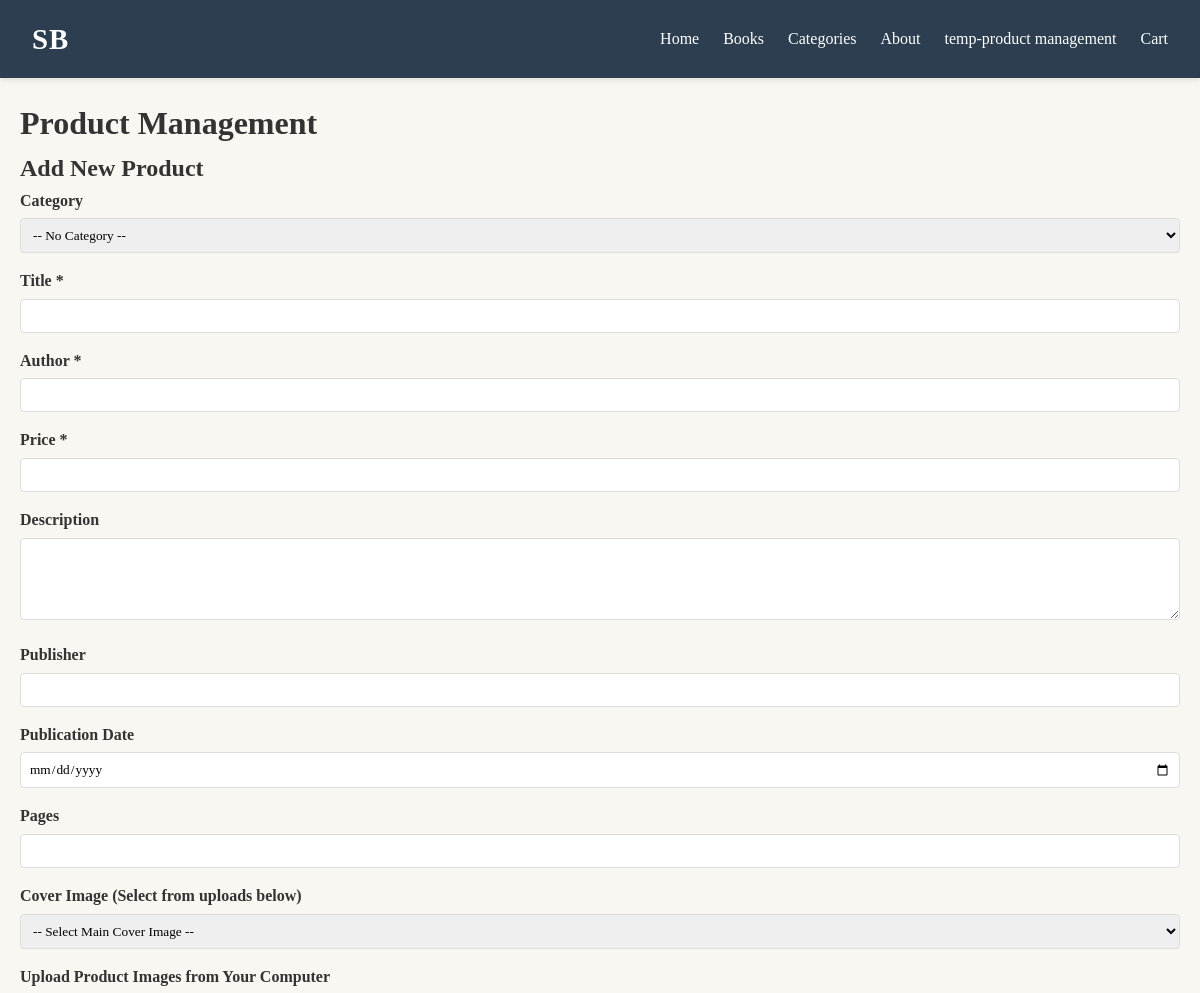
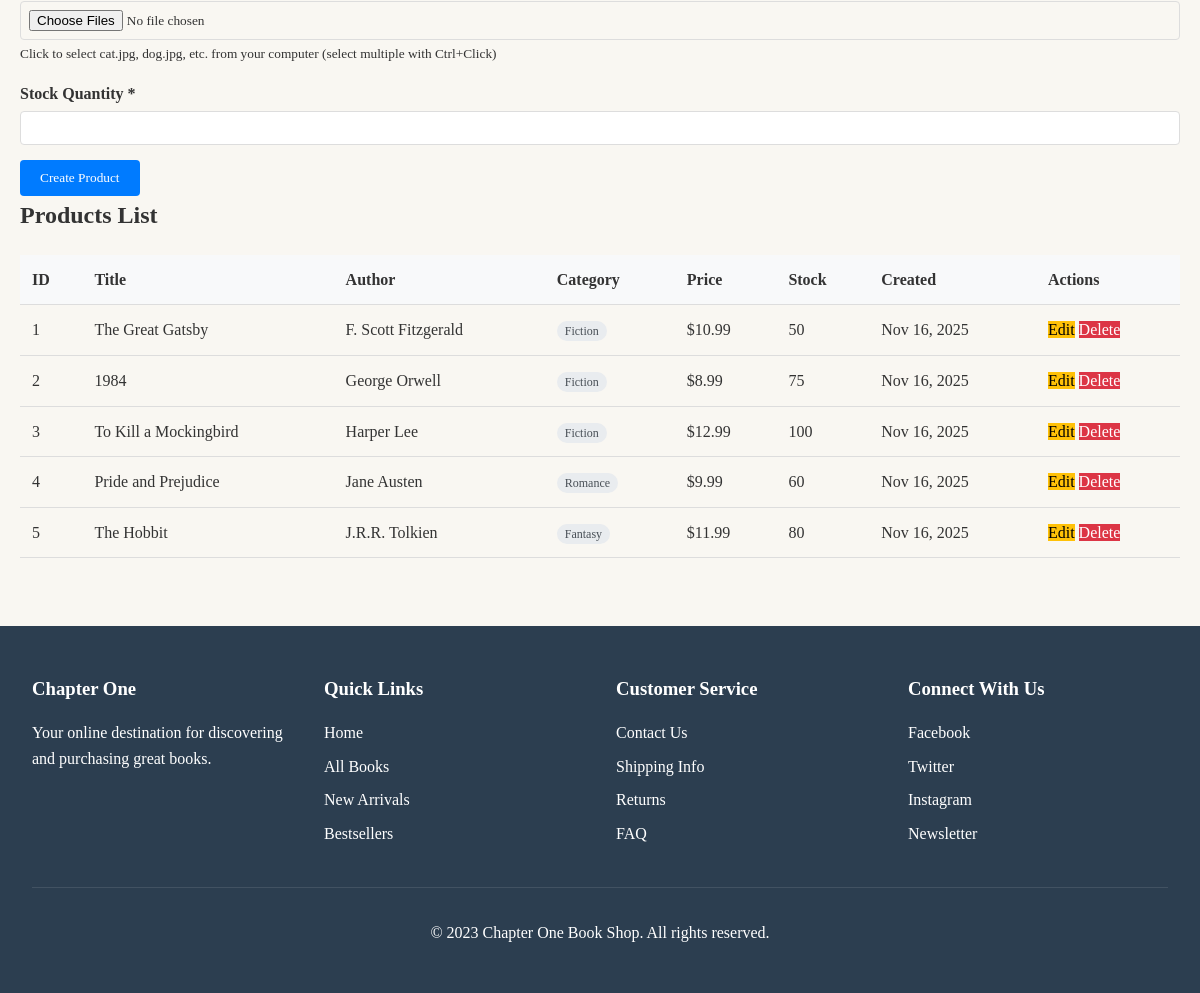
/page/adminProduct.php, run on the app's committed database (2 pictures, top to bottom).
### tables this page shows
CREATE TABLE products (
    id INT AUTO_INCREMENT PRIMARY KEY,
    category_id INT NULL,
    title VARCHAR(255) NOT NULL,
    author VARCHAR(255) NOT NULL,
    price DECIMAL(10, 2) NOT NULL,
    description TEXT,
    publisher VARCHAR(255),
    publication_date DATE,
    pages INT,
    cover_image VARCHAR(255),
    stock_quantity INT DEFAULT 0,
    created_at TIMESTAMP DEFAULT CURRENT_TIMESTAMP,
    updated_at TIMESTAMP DEFAULT CURRENT_TIMESTAMP ON UPDATE CURRENT_TIMESTAMP,
    FOREIGN KEY (category_id) REFERENCES categories(id) ON DELETE SET NULL
);

CREATE TABLE categories (
    id INT AUTO_INCREMENT PRIMARY KEY,
    name VARCHAR(255) NOT NULL UNIQUE,
    description TEXT,
    sort_order INT DEFAULT 0,
    created_at TIMESTAMP DEFAULT CURRENT_TIMESTAMP,
    updated_at TIMESTAMP DEFAULT CURRENT_TIMESTAMP ON UPDATE CURRENT_TIMESTAMP
);

### page/adminProduct.php (the view, shortened to what this page needs)
<?php
include '../sb_head.php';
$host = 'localhost';
$dbname = 'sbonline';
$username = 'root';
$password = '';
$product = [
    'id' => '',
    'category_id' => '',
    'title' => '',
    'author' => '',
    'price' => '',
    'description' => '',
    'publisher' => '',
    'publication_date' => '',
    'pages' => '',
    'cover_image' => '',
    'stock_quantity' => ''
];
try {
    $pdo = new PDO("mysql:host=$host;dbname=$dbname;charset=utf8", $username, $password);
    $pdo->setAttribute(PDO::ATTR_ERRMODE, PDO::ERRMODE_EXCEPTION);
    $sql = "SELECT p.*, c.name as category_name
            FROM products p
            LEFT JOIN categories c ON p.category_id = c.id
            ORDER BY p.created_at DESC";
    $stmt = $pdo->prepare($sql);
    $stmt->execute();
    $products = $stmt->fetchAll(PDO::FETCH_ASSOC);
} catch (PDOException $e) {
    $error = "Database error: " . $e->getMessage();
}
?>
<!DOCTYPE html>
<html lang="en">
<head>
</head>
<body>
    <div class="container">
        <h1>Product Management</h1>
        <div class="form-section">
            <h2><?php echo empty($product['id']) ? 'Add New Product' : 'Edit Product'; ?></h2>
            <form method="POST" action="adminProduct.php" enctype="multipart/form-data">
                <div class="form-group">
                    <label for="category_id">Category</label>
                    <select id="category_id" name="category_id">
                        <option value="">-- No Category --</option>
                    </select>
                </div>
                <div class="form-group">
                    <label for="title">Title *</label>
                    <input type="text" id="title" name="title" required
                           value="<?php echo htmlspecialchars($product['title']); ?>">
                </div>
                <div class="form-group">
                    <label for="author">Author *</label>
                    <input type="text" id="author" name="author" required
                           value="<?php echo htmlspecialchars($product['author']); ?>">
                </div>
                <div class="form-group">
                    <label for="price">Price *</label>
                    <input type="number" id="price" name="price" step="0.01" min="0" required
                           value="<?php echo htmlspecialchars($product['price']); ?>">
                </div>
                <div class="form-group">
                    <label for="description">Description</label>
                    <textarea id="description" name="description" rows="4"><?php echo htmlspecialchars($product['description']); ?></textarea>
                </div>
                <div class="form-group">
                    <label for="publisher">Publisher</label>
                    <input type="text" id="publisher" name="publisher"
                           value="<?php echo htmlspecialchars($product['publisher']); ?>">
                </div>
                <div class="form-group">
                    <label for="publication_date">Publication Date</label>
                    <input type="date" id="publication_date" name="publication_date"
                           value="<?php echo htmlspecialchars($product['publication_date']); ?>">
                </div>
                <div class="form-group">
                    <label for="pages">Pages</label>
                    <input type="number" id="pages" name="pages" min="1"
                           value="<?php echo htmlspecialchars($product['pages']); ?>">
                </div>
                <div class="form-group">
                    <label for="cover_image">Cover Image (Select from uploads below)</label>
                    <select id="cover_image" name="cover_image">
                        <option value="">-- Select Main Cover Image --</option>
                    </select>
                </div>
                <div class="form-group">
                    <label for="product_images">Upload Product Images from Your Computer</label>
                    <input type="file" id="product_images" name="product_images[]"
                           multiple accept="image/jpeg, image/png, image/gif, image/webp">
                    <small>Click to select cat.jpg, dog.jpg, etc. from your computer (select multiple with Ctrl+Click)</small>
                </div>
                <div class="form-group">
                    <label for="stock_quantity">Stock Quantity *</label>
                    <input type="number" id="stock_quantity" name="stock_quantity" min="0" required
                           value="<?php echo htmlspecialchars($product['stock_quantity']); ?>">
                </div>
                <button type="submit" class="btn-primary">
                    <?php echo empty($product['id']) ? 'Create Product' : 'Update Product'; ?>
                </button>
            </form>
        </div>
        <div class="list-section">
            <h2>Products List</h2>
            <?php if (empty($products)): ?>
                <p>No products found.</p>
            <?php else: ?>
                <table class="table">
                    <thead>
                        <tr>
                            <th>ID</th>
                            <th>Title</th>
                            <th>Author</th>
                            <th>Category</th>
                            <th>Price</th>
                            <th>Stock</th>
                            <th>Created</th>
                            <th>Actions</th>
                        </tr>
                    </thead>
                    <tbody>
                        <?php foreach ($products as $p): ?>
                            <tr>
                                <td><?php echo htmlspecialchars($p['id']); ?></td>
                                <td><?php echo htmlspecialchars($p['title']); ?></td>
                                <td><?php echo htmlspecialchars($p['author']); ?></td>
                                <td>
                                    <?php if ($p['category_name']): ?>
                                        <span class="category-badge"><?php echo htmlspecialchars($p['category_name']); ?></span>
                                    <?php else: ?>
                                        <span style="color: #6c757d;">No Category</span>
                                    <?php endif; ?>
                                </td>
                                <td>$<?php echo number_format($p['price'], 2); ?></td>
                                <td><?php echo htmlspecialchars($p['stock_quantity']); ?></td>
                                <td><?php echo date('M j, Y', strtotime($p['created_at'])); ?></td>
                                <td class="actions">
                                    <a href="adminProduct.php?action=edit&id=<?php echo $p['id']; ?>"
                                       class="btn-warning">Edit</a>
                                    <a href="adminProduct.php?action=delete&id=<?php echo $p['id']; ?>"
                                       class="btn-danger"
                                       onclick="return confirm('Are you sure you want to delete this product?')">Delete</a>
                                </td>
                            </tr>
                        <?php endforeach; ?>
                    </tbody>
                </table>
            <?php endif; ?>
        </div>
    </div>
</body>
</html>
<?php
include '../sb_foot.php';

### sb_head.php (shortened to what this page needs)
<!DOCTYPE html>
<html lang="en">
<head>
    <link rel="stylesheet" href="/css/sb_style.css">
</head>
<body>
    <header>
        <div class="logo">SB</div>
        <nav>
            <ul>
                <li><a href="/index.php">Home</a></li>
                <li><a href="/page/product.php">Books</a></li>
                <li><a href="/page/category.php">Categories</a></li>
                <li><a href="/page/about.php">About</a></li>
                <li><a href="/page/adminProduct.php">temp-product management</a></li>
                <li><a href="/page/cart_view.php">Cart</a></li>
            </ul>
        </nav>
    </header>

### sb_foot.php
  <footer>
        <div class="footer-content">
            <div class="footer-section">
                <h3>Chapter One</h3>
                <p>Your online destination for discovering and purchasing great books.</p>
            </div>
            <div class="footer-section">
                <h3>Quick Links</h3>
                <ul>
                    <li><a href="#">Home</a></li>
                    <li><a href="#">All Books</a></li>
                    <li><a href="#">New Arrivals</a></li>
                    <li><a href="#">Bestsellers</a></li>
                </ul>
            </div>
            <div class="footer-section">
                <h3>Customer Service</h3>
                <ul>
                    <li><a href="#">Contact Us</a></li>
                    <li><a href="#">Shipping Info</a></li>
                    <li><a href="#">Returns</a></li>
                    <li><a href="#">FAQ</a></li>
                </ul>
            </div>
            <div class="footer-section">
                <h3>Connect With Us</h3>
                <ul>
                    <li><a href="#">Facebook</a></li>
                    <li><a href="#">Twitter</a></li>
                    <li><a href="#">Instagram</a></li>
                    <li><a href="#">Newsletter</a></li>
                </ul>
            </div>
        </div>
        <div class="copyright">
            <p>&copy; 2023 Chapter One Book Shop. All rights reserved.</p>
        </div>
    </footer>
</body>
</html>

### css/sb_style.css (style rules this page uses)
* { margin: 0; padding: 0; box-sizing: border-box; font-family: "Georgia", serif; }
body { background-color: #f9f7f2; color: #333; line-height: 1.6; }
a { text-decoration: none; color: inherit; }
header { background-color: #2c3e50; color: #fff; padding: 1rem 2rem; display: flex; justify-content: space-between; align-items: center; box-shadow: 0 2px 5px rgba(0, 0, 0, 0.1); }
.logo { font-size: 1.8rem; font-weight: bold; letter-spacing: 1px; }
nav ul { display: flex; list-style: none; }
nav li { margin-left: 1.5rem; }
.container { max-width: 1200px; margin: 0 auto; padding: 2rem; }
footer { background: #2c3e50; color: white; padding: 3rem 2rem; margin-top: 3rem; }
.footer-content { max-width: 1200px; margin: 0 auto; display: grid; grid-template-columns: repeat(auto-fit, minmax(200px, 1fr)); gap: 2rem; }
.footer-section h3 { margin-bottom: 1rem; }
.footer-section ul { list-style: none; }
.footer-section li { margin-bottom: 0.5rem; }
.copyright { text-align: center; margin-top: 2rem; padding-top: 2rem; border-top: 1px solid rgba(255, 255, 255, 0.1); }

### page/adminProduct.php (style rules this page uses)
.container { max-width: 1200px; margin: 0 auto; padding: 20px; }
.form-group { margin-bottom: 15px; }
label { display: block; margin-bottom: 5px; font-weight: bold; }
input, textarea, select { width: 100%; padding: 8px; border: 1px solid #ddd; border-radius: 4px; }
button { padding: 10px 20px; border: none; border-radius: 4px; cursor: pointer; }
.btn-primary { background: #007bff; color: white; }
.btn-danger { background: #dc3545; color: white; }
.btn-warning { background: #ffc107; color: black; }
.table { width: 100%; border-collapse: collapse; margin-top: 20px; }
.table th, .table td { padding: 12px; text-align: left; border-bottom: 1px solid #ddd; }
.table th { background: #f8f9fa; }
.actions { white-space: nowrap; }
.category-badge { background: #e9ecef; padding: 3px 8px; border-radius: 12px; font-size: 12px; color: #495057; }

### data on the page
products: id "1", title "The Great Gatsby", author "F. Scott Fitzgerald", category.name "Fiction", price "10.99", stock_quantity "50", created_at "Nov 16, 2025"
products: id "2", title "1984", author "George Orwell", category.name "Fiction", price "8.99", stock_quantity "75", created_at "Nov 16, 2025"
products: id "3", title "To Kill a Mockingbird", author "Harper Lee", category.name "Fiction", price "12.99", stock_quantity "100", created_at "Nov 16, 2025"
products: id "4", title "Pride and Prejudice", author "Jane Austen", category.name "Romance", price "9.99", stock_quantity "60", created_at "Nov 16, 2025"
products: id "5", title "The Hobbit", author "J.R.R. Tolkien", category.name "Fantasy", price "11.99", stock_quantity "80", created_at "Nov 16, 2025"
